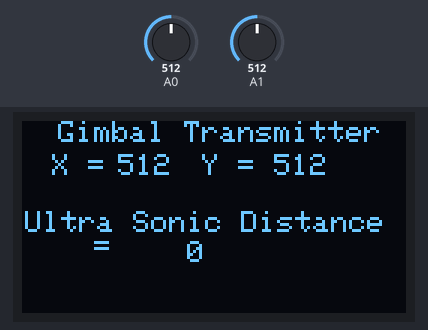
Simulated run of this sketch. Board: Arduino Uno, built with avr-gcc and run on an emulated ATmega328P. Parts: 128×64 one-colour display. The test bench sets the inputs (shaded band); at power-on: A0 = 512, A1 = 512. No radio packets arrive unless stated; what the sketch prints to the serial monitor is not drawn.

Above: at 3.7 s.
3.8 s: A0 set to 716
At 5.0 s:
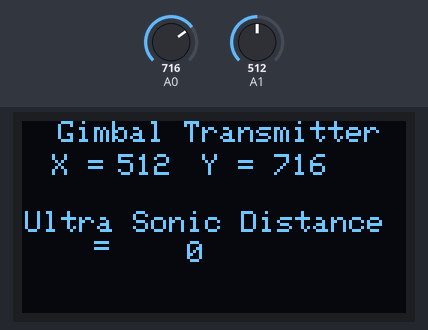
5.3 s: A1 set to 716
At 5.7 s:
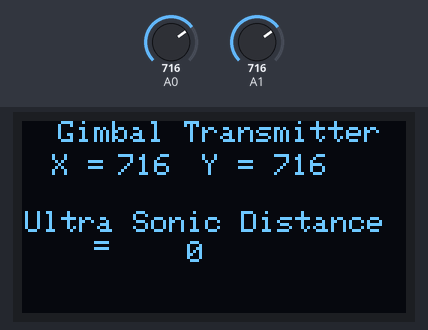
6.8 s: A0 set to 900
At 7.3 s:
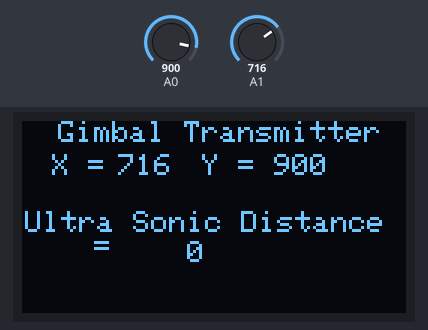
8.3 s: A1 set to 900
At 9.1 s:
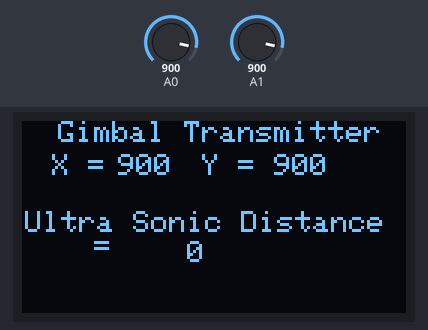
9.8 s: A0 set to 1023
At 10.8 s:
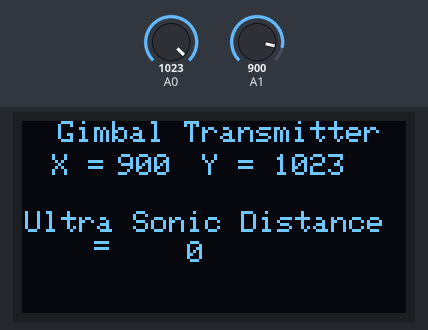
11.3 s: A1 set to 1023
At 12.7 s:
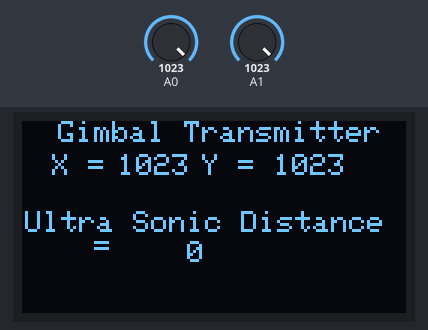
Timing chart, 0 to 13.8 s (numbered marks = the images above; inputs shaded):
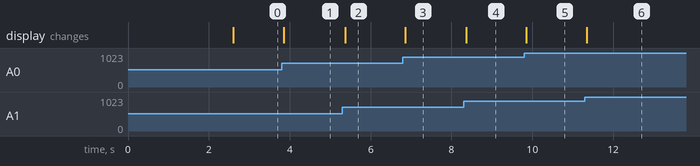

The sketch:

Banchee_transmitter_Gymbl_ArduCAM.ino
```cpp
#include <SPI.h>
#include <nRF24L01.h>
#include <RF24.h>

#include <Wire.h>

#include <Adafruit_GFX.h>
#include <Adafruit_SSD1306.h>

#define SCREEN_WIDTH 128 // OLED display width, in pixels
#define SCREEN_HEIGHT 64 // OLED display height, in pixels

// Declaration for an SSD1306 display connected to I2C (SDA, SCL pins)
Adafruit_SSD1306 display(SCREEN_WIDTH, SCREEN_HEIGHT, &Wire, -1);


RF24 radio(7, 8); // CE, CSN
const byte address[6] = "07701";
const uint8_t  channel = 104;


// Define the digital inputs


// Packet = [leftstickx, leftsticky]

/*
packet length = 17
packet[0] = leftstickxL
packet[1] = leftstickxH
packet[2] = leftstickyL
packet[3] = leftstickyH

*/

// Max size 32 bytes because of buffer limit
struct Data_Packet{
  int leftsticky;
  int leftstickx;

};
Data_Packet data;

void setup() {
  Serial.begin(9600);
  radio.begin();
  radio.openWritingPipe(address);
  radio.setPALevel(RF24_PA_LOW,0);
  radio.setChannel(channel);
  radio.stopListening();
  Serial.println("Sending");

  display.clearDisplay();


  // Check for OLED Availability
  if(!display.begin(SSD1306_SWITCHCAPVCC, 0x3C)) { // Address 0x3D for 128x64
    Serial.println(F("SSD1306 allocation failed"));
    for(;;);

  }

   display.clearDisplay();

  display.setTextSize(2);
  display.setTextColor(WHITE);
  display.setCursor(0, 20);
  display.println("LOADING...");
  display.setCursor(0, 20);
  display.display();
  delay(2500);
  }


  //Set Up Controls
 // pinMode(lBTN, INPUT_PULLUP);


void loop() {


  //Serial.print("up and down =" );
  //Serial.println(analogRead(A0));

 //Serial.print("left and right =" );
  //Serial.println(analogRead(A1));

 // delay(3000);
  // Read all analog inputs and map them to one Byte value
  //Gather Left Stick Values
  int temp0=analogRead(A0);
  int temp1=analogRead(A1);
  data.leftsticky = temp0;
  data.leftstickx = temp1;

  // Read potentiometer values and assign them to packet

  // Send the whole data from the structure to the receiver
  //radio.stopListening();
  //int ultra_sonic_data[] = {0};
   radio.write(&data, sizeof(data));
   delay(3);


 OLED_display( data.leftsticky ,  data.leftstickx ,  0);


}


void OLED_display(int y , int x, int ultra_data )
{
  display.clearDisplay();
  display.setTextSize(1);
  display.setTextColor(WHITE);
  display.setCursor(0,0);
  display.println(  "  Gimbal Transmitter" );
  display.setCursor(10,11);
  display.println(  "X = " );
  display.setCursor(32,11);
  display.println(  ( x) );
  display.setCursor(60,11);
  display.println(  "Y = " );
  display.setCursor(84,11);
  display.println(( y) );
  display.setCursor(1,30);
  display.println(  "Ultra Sonic Distance     = " );
  display.setCursor(55,40);
  display.println(( ultra_data) );

  display.display();
}


void debug() {
      //THIS IS FOR DEBUG
      delay(5);
}
```

Measured:
- after the input at 3.8 s, the display: changes after 0.05 s (image 1)
- after the input at 5.3 s, the display: changes after 0.07 s (image 2)
- after the input at 6.8 s, the display: changes after 0.05 s (image 3)
- after the input at 8.3 s, the display: changes after 0.07 s (image 4)
- after the input at 9.8 s, the display: changes after 0.05 s (image 5)
- after the input at 11.3 s, the display: changes at once (image 6)
